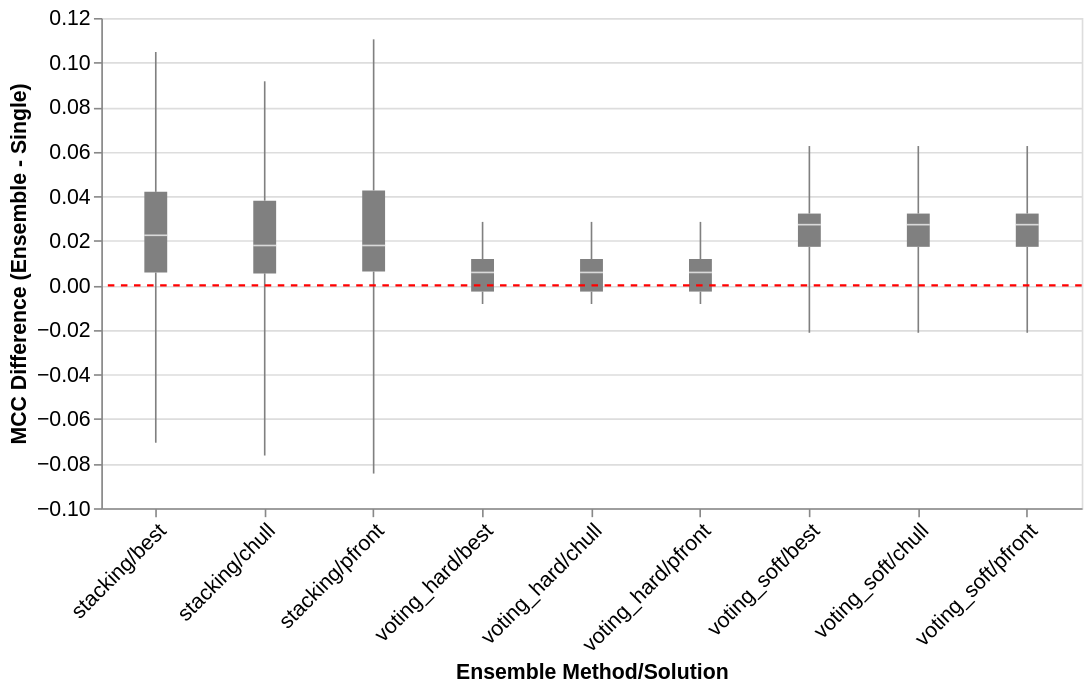

Notebook code cell kept with this figure:
### Markdown cell above
### Visualize the performance difference in MCC between ensemble classifiers (from all ensemble methods and solutions) and single classifier

### Code cell
# 1. Prepare the data (ensure 'diff' is exploded)
df_exploded = repeated_ttest_single_df.explode('diff')
df_exploded['diff'] = df_exploded['diff'].astype(float)

# 2. Create the Boxplot layer
boxplot = alt.Chart(df_exploded).mark_boxplot(extent='min-max', outliers=False, color='grey').encode(
    x=alt.X('model:N', title='Ensemble Method/Solution', sort=None, axis=alt.Axis(labelAngle=-45)),
    y=alt.Y('diff:Q', title='MCC Difference (Ensemble - Single)'),
    #color=alt.Color('model:N', legend=None, scale=alt.Scale(scheme='greys'))
)

# 3. Create the Jittered Points (Stripplot) layer
points = alt.Chart(df_exploded).mark_point(
    size=10, 
    color='black', 
    opacity=0.3
).encode(
    x=alt.X('model:N'),
    y=alt.Y('diff:Q'),
    # 'xOffset' creates the jitter effect
    xOffset=alt.XOffset('jitter:Q')
).transform_calculate(
    # Generate a random value for jittering
    jitter='random()'
)

# 4. Create the Baseline (Horizontal line at 0)
baseline = alt.Chart(pd.DataFrame({'y': [0]})).mark_rule(
    color='red', 
    strokeDash=[4, 4], 
    size=1.5
).encode(
    y='y:Q'
)

# 5. Layer them together and format
chart = (boxplot + baseline).properties(
    width=600,
    height=300,
).configure_axis(
    #labelAngle=-45,
    labelFontSize=13,
    titleFontSize=13,
)

chart.display()

### Figure 1 — Vega-Lite specification as saved in the notebook (floating-point values rounded to 4 significant figures; data arrays with more than 128 entries replaced by an {"elided": "..."} marker saying what was removed)
{"config": {"view": {"continuousWidth": 300, "continuousHeight": 300}, "axis": {"labelFontSize": 13, "titleFontSize": 13}}, "layer": [{"data": {"name": "data-f9b5b7aa39f2e3cf836bdcd63350c06f"}, "mark": {"type": "boxplot", "color": "grey", "extent": "min-max", "outliers": false}, "encoding": {"x": {"axis": {"labelAngle": -45}, "field": "model", "sort": null, "title": "Ensemble Method/Solution", "type": "nominal"}, "y": {"field": "diff", "title": "MCC Difference (Ensemble - Single)", "type": "quantitative"}}}, {"data": {"name": "data-a0a55d106695e8d630baff0f16eee66d"}, "mark": {"type": "rule", "color": "red", "size": 1.5, "strokeDash": [4, 4]}, "encoding": {"y": {"field": "y", "type": "quantitative"}}}], "height": 300, "width": 600, "$schema": "https://vega.github.io/schema/vega-lite/v6.4.1.json", "datasets": {"data-f9b5b7aa39f2e3cf836bdcd63350c06f": {"elided": "225 records"}, "data-a0a55d106695e8d630baff0f16eee66d": [{"y": 0}]}}
